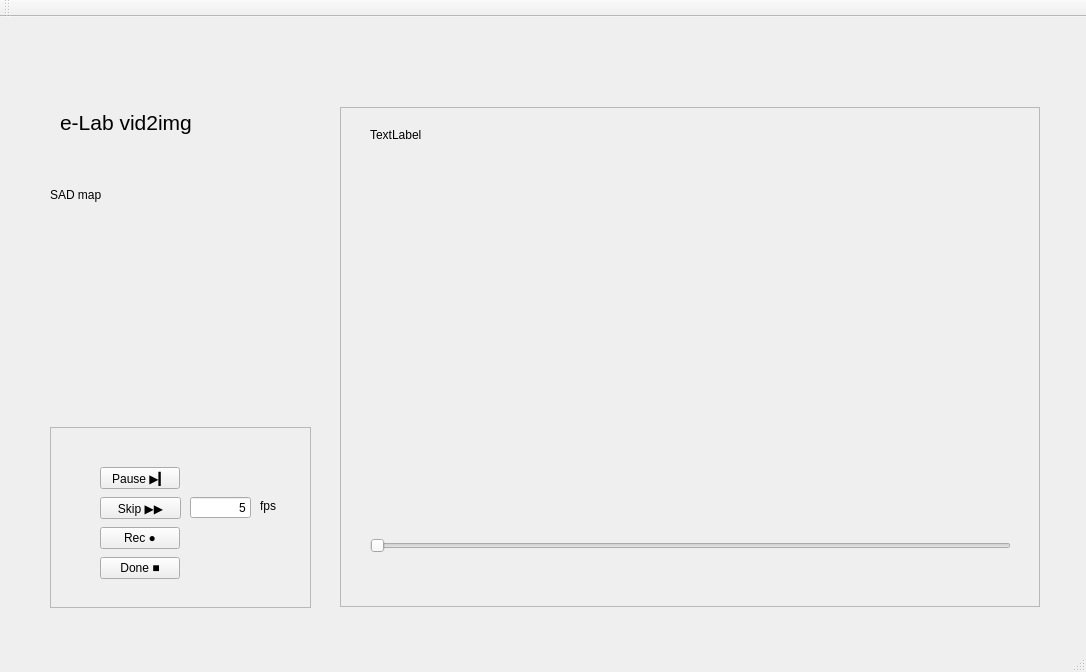
<?xml version="1.0" encoding="UTF-8"?>
<ui version="4.0">
 <class>vid2img</class>
 <widget class="QMainWindow" name="vid2img">
  <property name="geometry">
   <rect>
    <x>0</x>
    <y>0</y>
    <width>1086</width>
    <height>672</height>
   </rect>
  </property>
  <property name="windowTitle">
   <string>vid2img</string>
  </property>
  <property name="toolTip">
   <string notr="true" extracomment="adasd"/>
  </property>
  <property name="statusTip">
   <string extracomment="abc"/>
  </property>
  <widget class="QWidget" name="centralWidget">
   <widget class="QFrame" name="frame">
    <property name="geometry">
     <rect>
      <x>50</x>
      <y>410</y>
      <width>261</width>
      <height>181</height>
     </rect>
    </property>
    <property name="frameShape">
     <enum>QFrame::StyledPanel</enum>
    </property>
    <property name="frameShadow">
     <enum>QFrame::Raised</enum>
    </property>
    <widget class="QPushButton" name="button_reset">
     <property name="geometry">
      <rect>
       <x>50</x>
       <y>100</y>
       <width>80</width>
       <height>22</height>
      </rect>
     </property>
     <property name="text">
      <string>Rec ●</string>
     </property>
    </widget>
    <widget class="QPushButton" name="button_skip">
     <property name="geometry">
      <rect>
       <x>50</x>
       <y>70</y>
       <width>81</width>
       <height>22</height>
      </rect>
     </property>
     <property name="text">
      <string>Skip ▶▶</string>
     </property>
    </widget>
    <widget class="QPushButton" name="button_done">
     <property name="geometry">
      <rect>
       <x>50</x>
       <y>130</y>
       <width>80</width>
       <height>22</height>
      </rect>
     </property>
     <property name="text">
      <string>Done ■</string>
     </property>
    </widget>
    <widget class="QPushButton" name="button_pause">
     <property name="geometry">
      <rect>
       <x>50</x>
       <y>40</y>
       <width>80</width>
       <height>22</height>
      </rect>
     </property>
     <property name="contextMenuPolicy">
      <enum>Qt::NoContextMenu</enum>
     </property>
     <property name="text">
      <string>Pause ▶▎</string>
     </property>
    </widget>
    <widget class="QLineEdit" name="skip_f">
     <property name="geometry">
      <rect>
       <x>140</x>
       <y>70</y>
       <width>61</width>
       <height>21</height>
      </rect>
     </property>
     <property name="text">
      <string>5</string>
     </property>
     <property name="cursorPosition">
      <number>1</number>
     </property>
     <property name="alignment">
      <set>Qt::AlignRight|Qt::AlignTrailing|Qt::AlignVCenter</set>
     </property>
    </widget>
    <widget class="QLabel" name="label_3">
     <property name="geometry">
      <rect>
       <x>210</x>
       <y>70</y>
       <width>67</width>
       <height>17</height>
      </rect>
     </property>
     <property name="text">
      <string>fps</string>
     </property>
    </widget>
   </widget>
   <widget class="QFrame" name="frame_2">
    <property name="geometry">
     <rect>
      <x>340</x>
      <y>90</y>
      <width>700</width>
      <height>500</height>
     </rect>
    </property>
    <property name="frameShape">
     <enum>QFrame::StyledPanel</enum>
    </property>
    <property name="frameShadow">
     <enum>QFrame::Raised</enum>
    </property>
    <widget class="QWidget" name="canvas" native="true">
     <property name="geometry">
      <rect>
       <x>30</x>
       <y>50</y>
       <width>640</width>
       <height>360</height>
      </rect>
     </property>
     <property name="styleSheet">
      <string notr="true"/>
     </property>
    </widget>
    <widget class="QLabel" name="can_label">
     <property name="geometry">
      <rect>
       <x>30</x>
       <y>20</y>
       <width>591</width>
       <height>16</height>
      </rect>
     </property>
     <property name="text">
      <string>TextLabel</string>
     </property>
    </widget>
    <widget class="QSlider" name="progslide">
     <property name="enabled">
      <bool>false</bool>
     </property>
     <property name="geometry">
      <rect>
       <x>30</x>
       <y>430</y>
       <width>641</width>
       <height>18</height>
      </rect>
     </property>
     <property name="orientation">
      <enum>Qt::Horizontal</enum>
     </property>
    </widget>
    <widget class="QLabel" name="framenum">
     <property name="geometry">
      <rect>
       <x>471</x>
       <y>470</y>
       <width>201</width>
       <height>20</height>
      </rect>
     </property>
     <property name="text">
      <string/>
     </property>
     <property name="alignment">
      <set>Qt::AlignLeading|Qt::AlignLeft|Qt::AlignVCenter</set>
     </property>
    </widget>
   </widget>
   <widget class="QWidget" name="canvas_2" native="true">
    <property name="geometry">
     <rect>
      <x>50</x>
      <y>200</y>
      <width>164</width>
      <height>164</height>
     </rect>
    </property>
    <property name="styleSheet">
     <string notr="true"/>
    </property>
   </widget>
   <widget class="QLabel" name="label">
    <property name="geometry">
     <rect>
      <x>60</x>
      <y>70</y>
      <width>251</width>
      <height>71</height>
     </rect>
    </property>
    <property name="font">
     <font>
      <pointsize>16</pointsize>
     </font>
    </property>
    <property name="text">
     <string>e-Lab vid2img</string>
    </property>
   </widget>
   <widget class="QLabel" name="label_2">
    <property name="geometry">
     <rect>
      <x>50</x>
      <y>170</y>
      <width>60</width>
      <height>15</height>
     </rect>
    </property>
    <property name="text">
     <string>SAD map</string>
    </property>
   </widget>
  </widget>
  <widget class="QMenuBar" name="menuBar">
   <property name="geometry">
    <rect>
     <x>0</x>
     <y>0</y>
     <width>1086</width>
     <height>25</height>
    </rect>
   </property>
  </widget>
  <widget class="QToolBar" name="mainToolBar">
   <attribute name="toolBarArea">
    <enum>TopToolBarArea</enum>
   </attribute>
   <attribute name="toolBarBreak">
    <bool>false</bool>
   </attribute>
  </widget>
  <widget class="QStatusBar" name="stat">
   <property name="toolTip">
    <string extracomment="abc"/>
   </property>
  </widget>
 </widget>
 <layoutdefault spacing="6" margin="11"/>
 <resources/>
 <connections/>
</ui>
